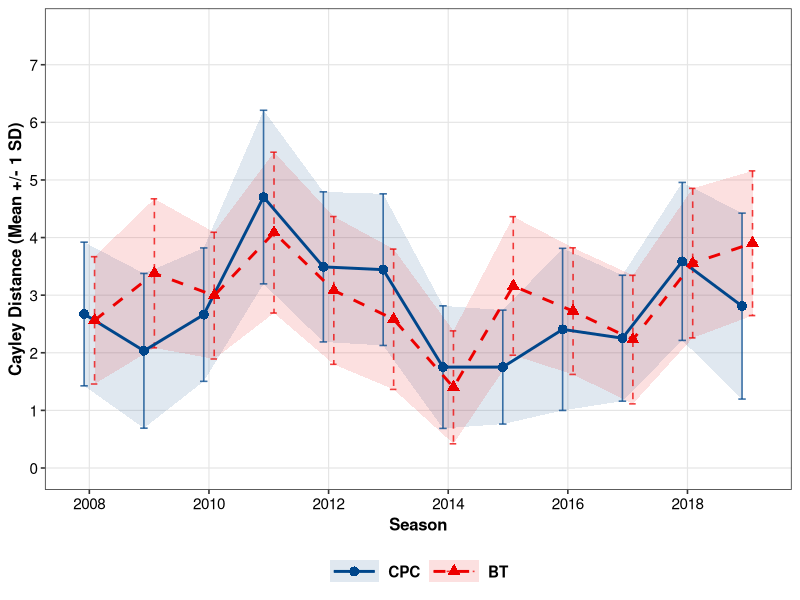
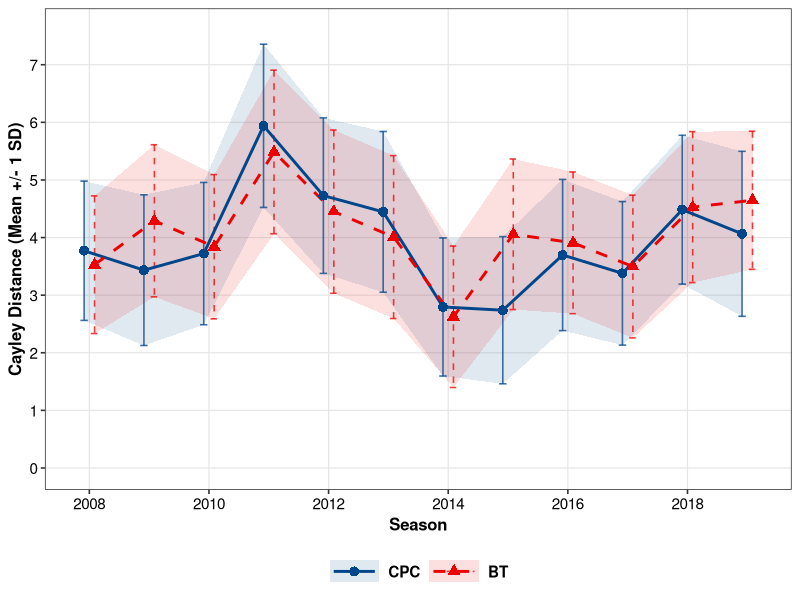

Recreate these plots in R, in order. (Note: this script raises an error after producing the figures.)
# ==============================================================================
# TABLE 5 DATA & PLOTS: Cayley Distance Summary Under Resampling
# (\label{tab:combined_bootstrap_comparison})
# ==============================================================================
library(ggplot2)
library(dplyr)
library(tidyr)

df_tab5 <- data.frame(
  Season          = 2008:2019,
  BT_NoRep_M    = c(2.563, 3.379, 2.992, 4.086, 3.082, 2.582, 1.400, 3.160, 2.723, 2.229, 3.556, 3.902),
  BT_NoRep_SD   = c(1.105, 1.294, 1.100, 1.396, 1.283, 1.218, 0.980, 1.203, 1.099, 1.116, 1.298, 1.256),
  BT_Rep_M      = c(3.529, 4.291, 3.841, 5.486, 4.450, 4.009, 2.625, 4.057, 3.909, 3.497, 4.529, 4.647),
  BT_Rep_SD     = c(1.195, 1.320, 1.252, 1.420, 1.417, 1.414, 1.228, 1.307, 1.230, 1.239, 1.310, 1.199),
  CPC_NoRep_M   = c(2.673, 2.034, 2.662, 4.703, 3.491, 3.443, 1.751, 1.751, 2.406, 2.253, 3.586, 2.810),
  CPC_NoRep_SD  = c(1.247, 1.343, 1.158, 1.507, 1.303, 1.316, 1.064, 0.989, 1.407, 1.093, 1.371, 1.614),
  CPC_Rep_M     = c(3.771, 3.434, 3.722, 5.940, 4.728, 4.446, 2.795, 2.739, 3.697, 3.379, 4.484, 4.065),
  CPC_Rep_SD    = c(1.209, 1.308, 1.235, 1.417, 1.350, 1.395, 1.199, 1.278, 1.312, 1.246, 1.292, 1.432)
) %>%
  pivot_longer(
    cols          = -Season,
    names_to      = c("Model", "Scheme", ".value"),
    names_pattern = "(BT|CPC)_(NoRep|Rep)_(M|SD)"
  ) %>%
  mutate(
    # Keep the exact acronyms for the legend
    Model  = factor(Model, levels = c("CPC", "BT"))
  )

# Split data into two distinct dataframes for the subplots
df_norep <- df_tab5 %>% filter(Scheme == "NoRep")
df_rep   <- df_tab5 %>% filter(Scheme == "Rep")

# Updated mapping aesthetics for the acronyms
model_colors <- c("CPC" = "#00468B", "BT" = "#ED0000")
model_linetypes <- c("CPC" = "solid", "BT" = "dashed")
pd_cayley <- position_dodge(width = 0.35)

# ------------------------------------------------------------------------------
# PLOT A: Without Replacement (Subsampling)
# ------------------------------------------------------------------------------
plot_tab5a <- ggplot(df_norep, aes(x = Season, y = M, color = Model, fill = Model,
                                   linetype = Model, shape = Model)) +
  geom_ribbon(aes(ymin = pmax(0, M - SD), ymax = M + SD),
              alpha = 0.12, color = NA, position = pd_cayley) +
  geom_errorbar(aes(ymin = pmax(0, M - SD), ymax = M + SD),
                width = 0.25, linewidth = 0.55, alpha = 0.75, position = pd_cayley) +
  geom_line(linewidth = 1.0, position = pd_cayley) +
  geom_point(size = 3.0, position = pd_cayley) +
  scale_x_continuous(breaks = seq(2008, 2019, by = 2)) +
  scale_y_continuous(limits = c(0, 7.6), breaks = seq(0, 7, by = 1)) +
  scale_color_manual(values = model_colors) +
  scale_fill_manual(values = model_colors) +
  scale_linetype_manual(values = model_linetypes) +
  scale_shape_manual(values = c("CPC" = 16, "BT" = 17)) +
  labs(
    #title = "Without Replacement (Subsampling)",
    x     = "Season",
    y     = "Cayley Distance (Mean +/- 1 SD)"
  ) +
  theme_bw(base_size = 12) +
  theme(
    plot.title       = element_text(face = "bold", size = 13, hjust = 0),
    axis.title       = element_text(face = "bold", size = 12),
    axis.text        = element_text(color = "black", size = 11),
    panel.grid.minor = element_blank(),
    panel.grid.major = element_line(color = "grey90", linewidth = 0.4),
    legend.position  = "bottom",
    legend.title     = element_blank(),
    legend.text      = element_text(size = 11, face = "bold"),
    legend.key.width = unit(1.3, "cm")
  )

# ------------------------------------------------------------------------------
# PLOT B: With Replacement (Bootstrap)
# ------------------------------------------------------------------------------
plot_tab5b <- ggplot(df_rep, aes(x = Season, y = M, color = Model, fill = Model,
                                 linetype = Model, shape = Model)) +
  geom_ribbon(aes(ymin = pmax(0, M - SD), ymax = M + SD),
              alpha = 0.12, color = NA, position = pd_cayley) +
  geom_errorbar(aes(ymin = pmax(0, M - SD), ymax = M + SD),
                width = 0.25, linewidth = 0.55, alpha = 0.75, position = pd_cayley) +
  geom_line(linewidth = 1.0, position = pd_cayley) +
  geom_point(size = 3.0, position = pd_cayley) +
  scale_x_continuous(breaks = seq(2008, 2019, by = 2)) +
  scale_y_continuous(limits = c(0, 7.6), breaks = seq(0, 7, by = 1)) +
  scale_color_manual(values = model_colors) +
  scale_fill_manual(values = model_colors) +
  scale_linetype_manual(values = model_linetypes) +
  scale_shape_manual(values = c("CPC" = 16, "BT" = 17)) +
  labs(
    #title = "With Replacement (Bootstrap)",
    x     = "Season",
    y     = "Cayley Distance (Mean +/- 1 SD)"
  ) +
  theme_bw(base_size = 12) +
  theme(
    plot.title       = element_text(face = "bold", size = 13, hjust = 0),
    axis.title       = element_text(face = "bold", size = 12),
    axis.text        = element_text(color = "black", size = 11),
    panel.grid.minor = element_blank(),
    panel.grid.major = element_line(color = "grey90", linewidth = 0.4),
    legend.position  = "bottom",
    legend.title     = element_blank(),
    legend.text      = element_text(size = 11, face = "bold"),
    legend.key.width = unit(1.3, "cm")
  )



# Combine into a unified 1-row, 2-column figure
combined_figure <- (plot_tab5a + plot_tab5b) +
  plot_annotation(tag_levels = "a", tag_prefix = "(", tag_suffix = ")") +
  plot_layout(ncol = 2, guides = "collect") &
  theme(
    legend.position = "bottom",
    plot.tag        = element_text(face = "bold", size = 13)
  )

print(combined_figure)

# Optional: Save the combined side-by-side figure
pdf("plot_tab5ab.pdf", width = 11.0, height = 5.0)
combined_figure
dev.off()
